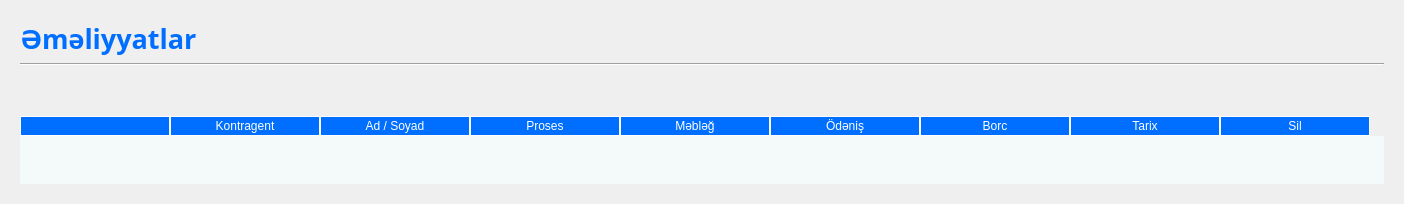
         <widget class="QWidget" name="movements_page">
          <layout class="QVBoxLayout" name="verticalLayout_8">
           <item>
            <widget class="QWidget" name="movements_widget" native="true">
             <property name="focusPolicy">
              <enum>Qt::NoFocus</enum>
             </property>
             <layout class="QVBoxLayout" name="verticalLayout_5">
              <item>
               <widget class="QLabel" name="label_movements">
                <property name="font">
                 <font>
                  <family>Sans Serif</family>
                  <pointsize>20</pointsize>
                  <weight>75</weight>
                  <bold>true</bold>
                 </font>
                </property>
                <property name="focusPolicy">
                 <enum>Qt::NoFocus</enum>
                </property>
                <property name="styleSheet">
                 <string notr="true">background-color:transparent;
color:#006EFF;</string>
                </property>
                <property name="text">
                 <string>Əməliyyatlar</string>
                </property>
               </widget>
              </item>
              <item>
               <widget class="Line" name="line_6">
                <property name="focusPolicy">
                 <enum>Qt::NoFocus</enum>
                </property>
                <property name="orientation">
                 <enum>Qt::Horizontal</enum>
                </property>
               </widget>
              </item>
              <item>
               <spacer name="verticalSpacer_18">
                <property name="focusPolicy">
                 <enum>Qt::NoFocus</enum>
                </property>
                <property name="orientation">
                 <enum>Qt::Vertical</enum>
                </property>
                <property name="sizeType">
                 <enum>QSizePolicy::Fixed</enum>
                </property>
                <property name="sizeHint" stdset="0">
                 <size>
                  <width>20</width>
                  <height>13</height>
                 </size>
                </property>
               </spacer>
              </item>
              <item>
               <layout class="QHBoxLayout" name="horizontalLayout_16">
                <item>
                 <widget class="QPushButton" name="button_movement_choose_stakeholder">
                  <property name="minimumSize">
                   <size>
                    <width>0</width>
                    <height>0</height>
                   </size>
                  </property>
                  <property name="maximumSize">
                   <size>
                    <width>50</width>
                    <height>30</height>
                   </size>
                  </property>
                  <property name="font">
                   <font>
                    <family>Sans Serif</family>
                    <pointsize>11</pointsize>
                    <weight>50</weight>
                    <bold>false</bold>
                   </font>
                  </property>
                  <property name="cursor">
                   <cursorShape>PointingHandCursor</cursorShape>
                  </property>
                  <property name="focusPolicy">
                   <enum>Qt::NoFocus</enum>
                  </property>
                  <property name="toolTip">
                   <string>Filtrlə - Ctrl+F</string>
                  </property>
                  <property name="layoutDirection">
                   <enum>Qt::LeftToRight</enum>
                  </property>
                  <property name="autoFillBackground">
                   <bool>false</bool>
                  </property>
                  <property name="styleSheet">
                   <string notr="true">QPushButton{
	border:none;
}</string>
                  </property>
                  <property name="text">
                   <string/>
                  </property>
                  <property name="icon">
                   <iconset resource="resources.qrc">
                    <normaloff>:/icons/customer_blue.png</normaloff>:/icons/customer_blue.png</iconset>
                  </property>
                  <property name="iconSize">
                   <size>
                    <width>18</width>
                    <height>18</height>
                   </size>
                  </property>
                  <property name="shortcut">
                   <string>Ctrl+F</string>
                  </property>
                  <property name="checkable">
                   <bool>true</bool>
                  </property>
                  <property name="autoExclusive">
                   <bool>true</bool>
                  </property>
                 </widget>
                </item>
                <item>
                 <widget class="QPushButton" name="button_movement_clear_stakeholder">
                  <property name="minimumSize">
                   <size>
                    <width>0</width>
                    <height>0</height>
                   </size>
                  </property>
                  <property name="maximumSize">
                   <size>
                    <width>20</width>
                    <height>30</height>
                   </size>
                  </property>
                  <property name="font">
                   <font>
                    <family>Sans Serif</family>
                    <pointsize>10</pointsize>
                    <weight>50</weight>
                    <bold>false</bold>
                   </font>
                  </property>
                  <property name="cursor">
                   <cursorShape>PointingHandCursor</cursorShape>
                  </property>
                  <property name="focusPolicy">
                   <enum>Qt::NoFocus</enum>
                  </property>
                  <property name="toolTip">
                   <string>Təmizlə - Delete</string>
                  </property>
                  <property name="layoutDirection">
                   <enum>Qt::LeftToRight</enum>
                  </property>
                  <property name="autoFillBackground">
                   <bool>false</bool>
                  </property>
                  <property name="styleSheet">
                   <string notr="true">QPushButton{
	border:none;
	margin-left:5px;
}
</string>
                  </property>
                  <property name="text">
                   <string/>
                  </property>
                  <property name="icon">
                   <iconset resource="resources.qrc">
                    <normaloff>:/icons/cross.png</normaloff>:/icons/cross.png</iconset>
                  </property>
                  <property name="iconSize">
                   <size>
                    <width>14</width>
                    <height>14</height>
                   </size>
                  </property>
                  <property name="shortcut">
                   <string>Del</string>
                  </property>
                  <property name="checkable">
                   <bool>true</bool>
                  </property>
                  <property name="autoExclusive">
                   <bool>false</bool>
                  </property>
                 </widget>
                </item>
                <item>
                 <widget class="QLabel" name="label_movement_stakeholder">
                  <property name="minimumSize">
                   <size>
                    <width>200</width>
                    <height>25</height>
                   </size>
                  </property>
                  <property name="maximumSize">
                   <size>
                    <width>16777215</width>
                    <height>25</height>
                   </size>
                  </property>
                  <property name="font">
                   <font>
                    <family>Sans Serif</family>
                    <pointsize>11</pointsize>
                    <weight>50</weight>
                    <bold>false</bold>
                    <underline>false</underline>
                   </font>
                  </property>
                  <property name="focusPolicy">
                   <enum>Qt::NoFocus</enum>
                  </property>
                  <property name="styleSheet">
                   <string notr="true"/>
                  </property>
                  <property name="text">
                   <string/>
                  </property>
                  <property name="scaledContents">
                   <bool>true</bool>
                  </property>
                  <property name="wordWrap">
                   <bool>false</bool>
                  </property>
                  <property name="indent">
                   <number>1</number>
                  </property>
                 </widget>
                </item>
                <item>
                 <widget class="QLabel" name="label_movement_stakeholder_id">
                  <property name="minimumSize">
                   <size>
                    <width>0</width>
                    <height>0</height>
                   </size>
                  </property>
                  <property name="maximumSize">
                   <size>
                    <width>16777215</width>
                    <height>25</height>
                   </size>
                  </property>
                  <property name="font">
                   <font>
                    <family>Sans Serif</family>
                    <pointsize>10</pointsize>
                    <weight>50</weight>
                    <bold>false</bold>
                    <underline>false</underline>
                   </font>
                  </property>
                  <property name="focusPolicy">
                   <enum>Qt::NoFocus</enum>
                  </property>
                  <property name="styleSheet">
                   <string notr="true">color:transparent;</string>
                  </property>
                  <property name="text">
                   <string/>
                  </property>
                  <property name="scaledContents">
                   <bool>true</bool>
                  </property>
                  <property name="wordWrap">
                   <bool>false</bool>
                  </property>
                  <property name="indent">
                   <number>1</number>
                  </property>
                 </widget>
                </item>
                <item>
                 <spacer name="horizontalSpacer_20">
                  <property name="focusPolicy">
                   <enum>Qt::NoFocus</enum>
                  </property>
                  <property name="orientation">
                   <enum>Qt::Horizontal</enum>
                  </property>
                  <property name="sizeHint" stdset="0">
                   <size>
                    <width>20</width>
                    <height>20</height>
                   </size>
                  </property>
                 </spacer>
                </item>
               </layout>
              </item>
              <item>
               <widget class="QTableWidget" name="table_movements">
                <property name="cursor" stdset="0">
                 <cursorShape>PointingHandCursor</cursorShape>
                </property>
                <property name="focusPolicy">
                 <enum>Qt::NoFocus</enum>
                </property>
                <property name="styleSheet">
                 <string notr="true">QHeaderView::section{
	background-color:#006EFF;
	color:white;
	border:1px solid white;
}

QTableWidget{
	background-color:#f4f9fa;
}

QTableWidget::item {
	background-color:rgb(230, 234, 255);
	border:4px solid #f4f9fa;
	border-right:0px;
	border-left:0px;
	border-bottom:0px;
}

QTableWidget::item:selected {
    background-color: #006EFF;
    color: white;
}</string>
                </property>
                <property name="frameShape">
                 <enum>QFrame::NoFrame</enum>
                </property>
                <property name="sizeAdjustPolicy">
                 <enum>QAbstractScrollArea::AdjustToContents</enum>
                </property>
                <property name="editTriggers">
                 <set>QAbstractItemView::NoEditTriggers</set>
                </property>
                <property name="tabKeyNavigation">
                 <bool>false</bool>
                </property>
                <property name="showDropIndicator" stdset="0">
                 <bool>false</bool>
                </property>
                <property name="dragDropOverwriteMode">
                 <bool>false</bool>
                </property>
                <property name="alternatingRowColors">
                 <bool>true</bool>
                </property>
                <property name="selectionMode">
                 <enum>QAbstractItemView::SingleSelection</enum>
                </property>
                <property name="showGrid">
                 <bool>false</bool>
                </property>
                <property name="gridStyle">
                 <enum>Qt::NoPen</enum>
                </property>
                <property name="rowCount">
                 <number>0</number>
                </property>
                <attribute name="horizontalHeaderMinimumSectionSize">
                 <number>31</number>
                </attribute>
                <attribute name="horizontalHeaderDefaultSectionSize">
                 <number>150</number>
                </attribute>
                <attribute name="verticalHeaderVisible">
                 <bool>false</bool>
                </attribute>
                <column>
                 <property name="text">
                  <string/>
                 </property>
                </column>
                <column>
                 <property name="text">
                  <string>Kontragent</string>
                 </property>
                </column>
                <column>
                 <property name="text">
                  <string>Ad / Soyad</string>
                 </property>
                </column>
                <column>
                 <property name="text">
                  <string>Proses</string>
                 </property>
                </column>
                <column>
                 <property name="text">
                  <string>Məbləğ</string>
                 </property>
                </column>
                <column>
                 <property name="text">
                  <string>Ödəniş</string>
                 </property>
                </column>
                <column>
                 <property name="text">
                  <string>Borc</string>
                 </property>
                </column>
                <column>
                 <property name="text">
                  <string>Tarix</string>
                 </property>
                </column>
                <column>
                 <property name="text">
                  <string>Sil</string>
                 </property>
                </column>
               </widget>
              </item>
             </layout>
            </widget>
           </item>
          </layout>
         </widget>
